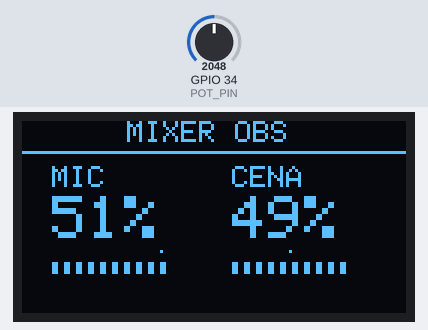
Simulated run of this sketch. Board: ESP32. On the bench: 128×64 one-colour display. Inputs (shaded band) come from the test bench; at power-on: GPIO 34 (POT_PIN) = 2048 (analog values on the 0–4095 scale). What the sketch prints to the serial monitor is not drawn.

Above: at 1.2 s.
1.3 s: GPIO 34 (POT_PIN) set to 2866
At 2.8 s:
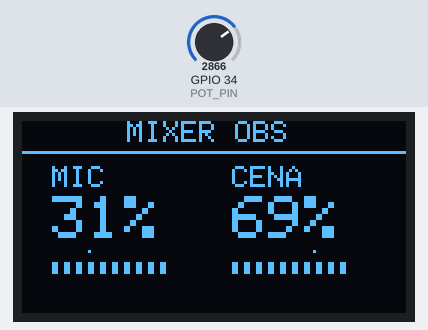
3.1 s: GPIO 34 (POT_PIN) set to 2047
At 4.1 s:
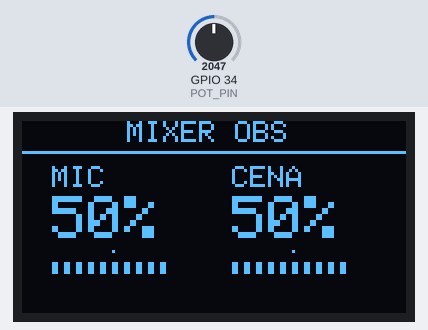
4.9 s: GPIO 34 (POT_PIN) set to 1228
At 7.2 s:
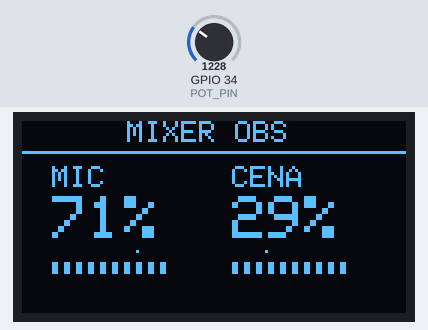
Timing chart, 0 to 8.7 s (numbered marks = the images above; inputs shaded):
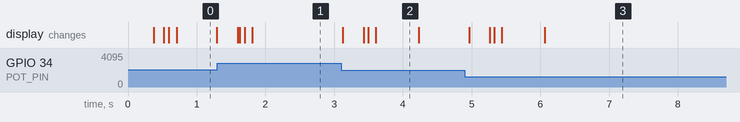

Measured:
- after the input at 1.3 s, the display: first changes after 0.30 s (image 1 shows a later state)
- after the input at 3.1 s, the display: first changes at once (image 2 shows a later state)
- after the input at 4.9 s, the display: first changes after 0.06 s (image 3 shows a later state)
- what the display in image 2 shows lasts 0.6 s, from 3.6 s to 4.2 s

The sketch:

ESP32_OBS.ino
```cpp
#include <Wire.h>
#include <Adafruit_GFX.h>
#include <Adafruit_SSD1306.h>

#define SCREEN_WIDTH 128
#define SCREEN_HEIGHT 64

#define SDA_PIN 15
#define SCL_PIN 4
#define POT_PIN 34

Adafruit_SSD1306 display(SCREEN_WIDTH, SCREEN_HEIGHT, &Wire, -1);

float leituraSuave = 0;

int micPeak = 0;
unsigned long micPeakTime = 0;

int cenaPeak = 0;
unsigned long cenaPeakTime = 0;

const unsigned long PEAK_HOLD = 1200;

void setup() {
  Serial.begin(115200);

  analogReadResolution(12);
  analogSetPinAttenuation(POT_PIN, ADC_11db);

  Wire.begin(SDA_PIN, SCL_PIN);

  if (!display.begin(SSD1306_SWITCHCAPVCC, 0x3C)) {
    while (true);
  }

  display.clearDisplay();
  display.display();
}

void loop() {

  long soma = 0;
  for (int i = 0; i < 8; i++) {
    soma += analogRead(POT_PIN);
  }

  int leitura = soma / 8;
  leituraSuave = leituraSuave * 0.8 + leitura * 0.2;

  int mic = map((int)leituraSuave, 0, 4095, 100, 0);
  mic = constrain(mic, 0, 100);

  int cena = 100 - mic;

  // peaks MIC
  if (mic > micPeak) {
    micPeak = mic;
    micPeakTime = millis();
  } else if (millis() - micPeakTime > PEAK_HOLD) {
    micPeak = mic;
  }

  // peaks CENA
  if (cena > cenaPeak) {
    cenaPeak = cena;
    cenaPeakTime = millis();
  } else if (millis() - cenaPeakTime > PEAK_HOLD) {
    cenaPeak = cena;
  }

  // ===== OLED =====
  display.clearDisplay();

  display.setTextSize(1);
  display.setTextColor(SSD1306_WHITE);
  display.setCursor(35, 0);
  display.print("MIXER OBS");

  display.drawFastHLine(0, 10, 128, SSD1306_WHITE);

  drawChannel(10, 15, "MIC", mic, micPeak);
  drawChannel(70, 15, "CENA", cena, cenaPeak);

  display.display();

  // ===== ENVIO CORRETO PARA PYTHON =====
  Serial.print("MIC:");
  Serial.print(mic);
  Serial.print(" CENA:");
  Serial.println(cena);

  delay(10);
}

void drawChannel(int x, int y, const char* label, int value, int peak) {

  display.setTextSize(1);
  display.setCursor(x, y);
  display.print(label);

  display.setTextSize(2);
  display.setCursor(x, y + 10);

  if (value < 10) display.print(" ");
  display.print(value);
  display.print("%");

  int dots = map(value, 0, 100, 0, 10);

  for (int i = 0; i < 10; i++) {
    int dx = x + (i * 4);
    int dy = y + 32;

    if (i < dots) {
      display.fillRect(dx, dy, 2, 4, SSD1306_WHITE);
    } else {
      display.drawRect(dx, dy, 2, 4, SSD1306_WHITE);
    }
  }

  int peakPos = map(peak, 0, 100, 0, 40);
  display.drawPixel(x + peakPos, y + 28, SSD1306_WHITE);
}
```
